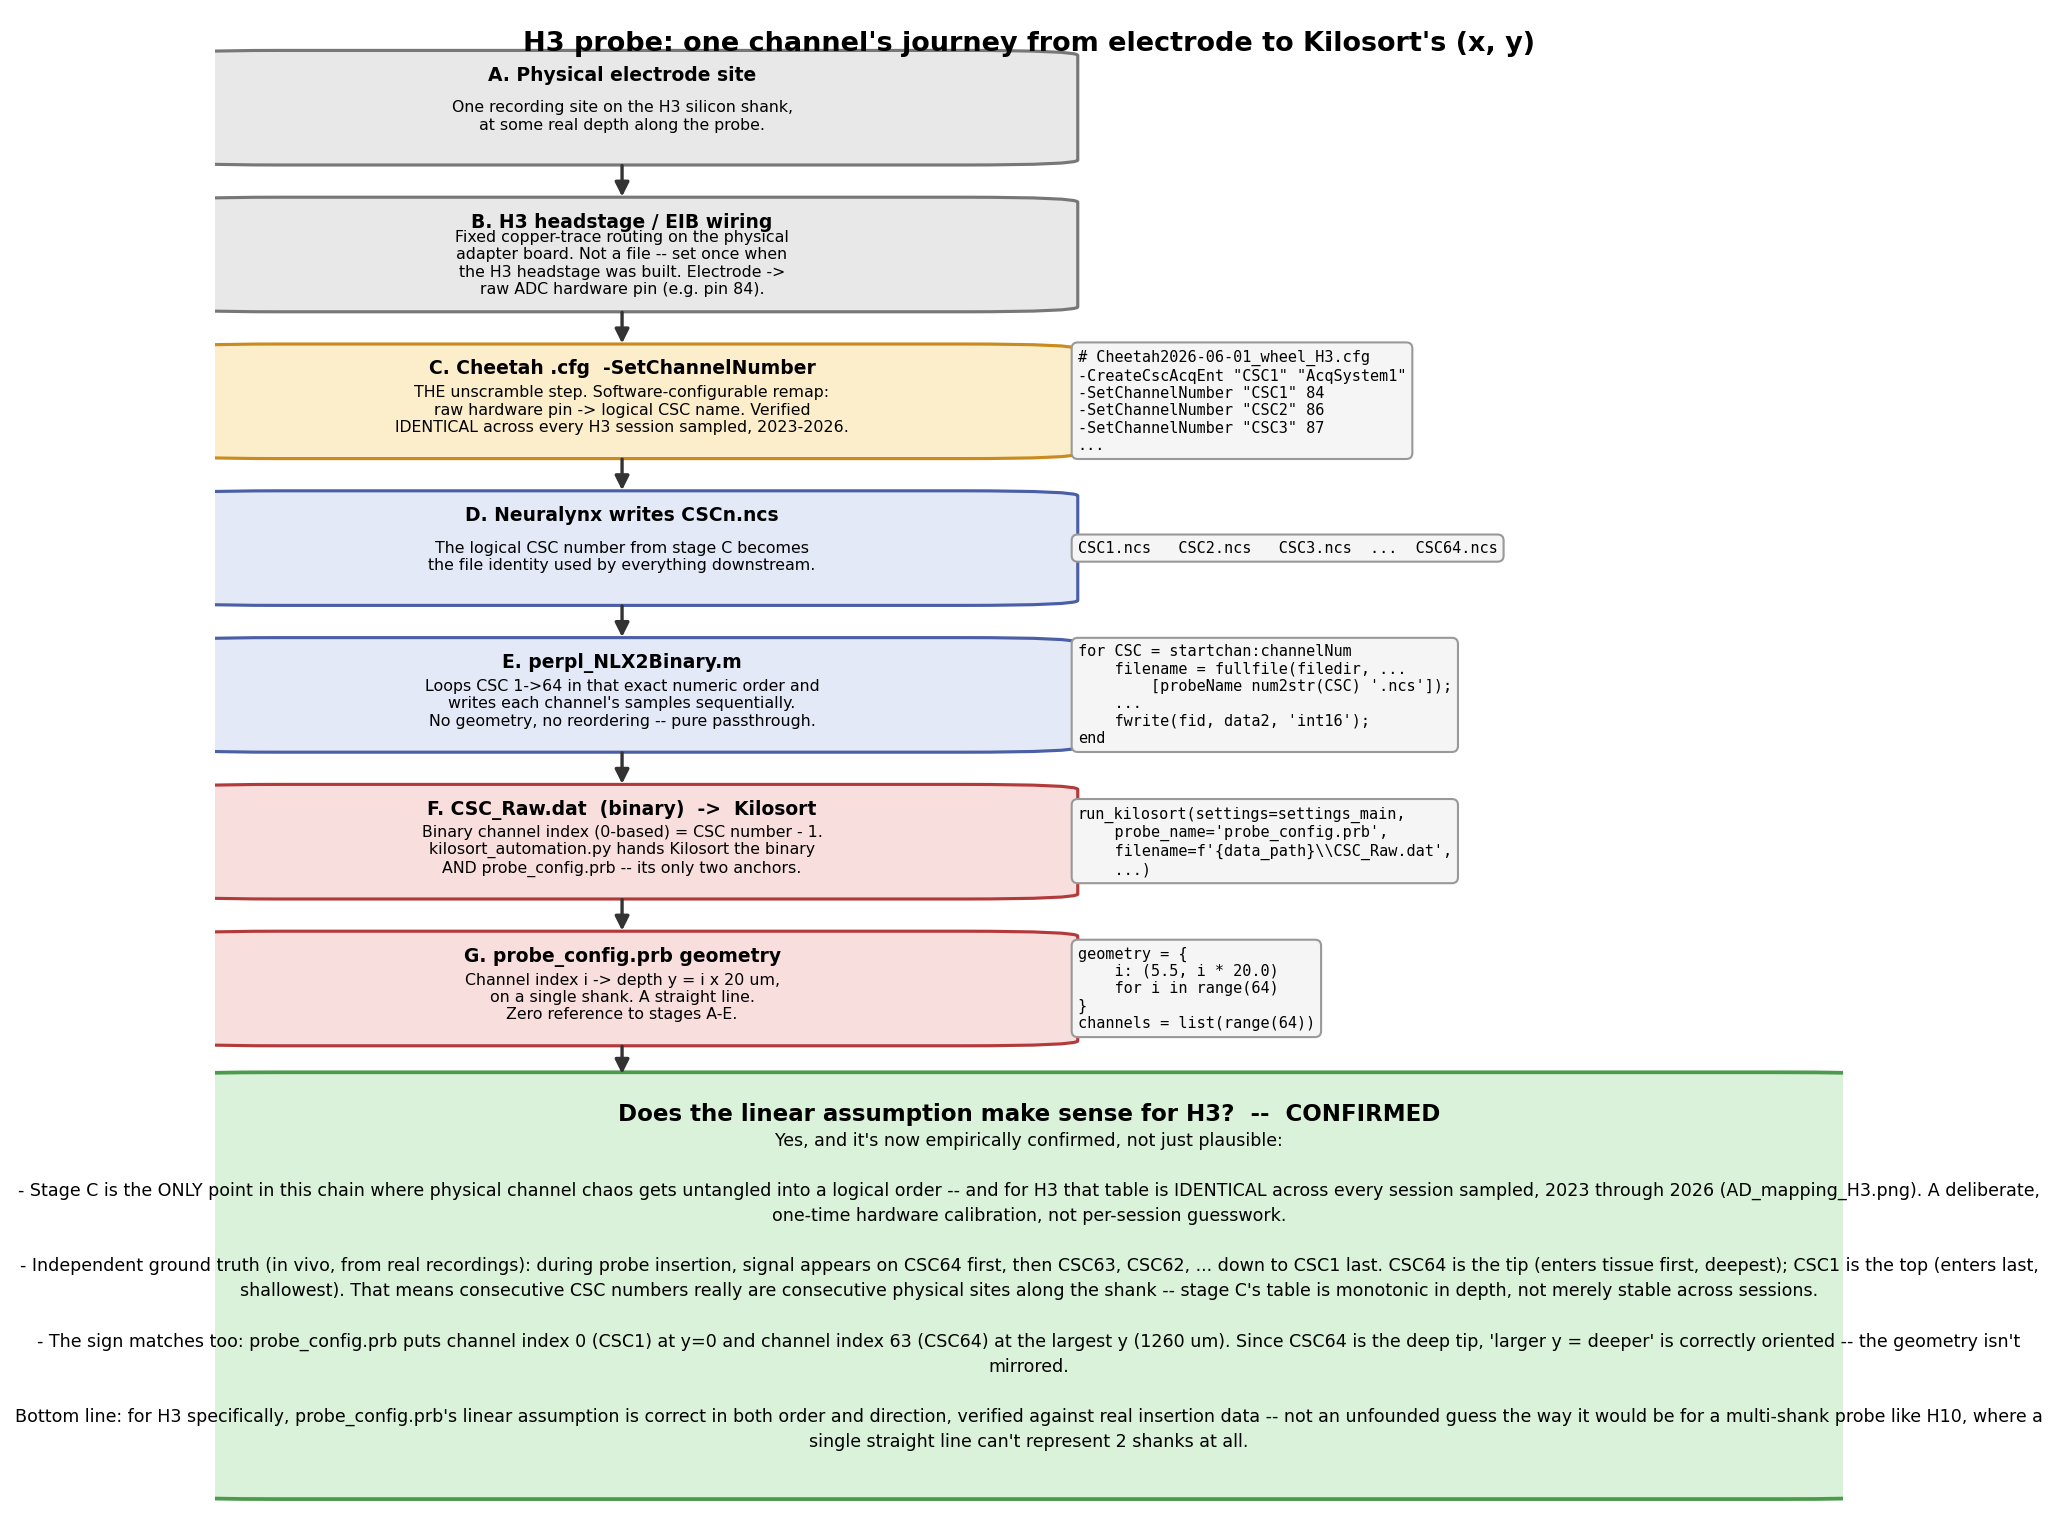

Reproduce this figure in Python.
"""
End-to-end flowchart, specific to the H3 probe: traces one channel from
its physical electrode site all the way to the (x, y) Kilosort actually
uses, with the real code/config syntax from this repo quoted at each
stage, and a verdict on whether probe_config.prb's linear/sequential
depth assumption is a reasonable one for H3.

Usage:
    python H3_channel_journey_flowchart.py [output_path]
"""

import sys
from pathlib import Path

import matplotlib.pyplot as plt
from matplotlib.patches import FancyBboxPatch, FancyArrowPatch

COLOR_NEUTRAL = "#e8e8e8"
COLOR_HW = "#e4e9f7"
COLOR_HW_EDGE = "#4a5fa5"
COLOR_KEY = "#fdeecb"
COLOR_KEY_EDGE = "#c98a1e"
COLOR_KS = "#f9dede"
COLOR_KS_EDGE = "#b33a3a"
COLOR_OK = "#d9f2d9"
COLOR_OK_EDGE = "#4c9a4c"

STAGES = [
    dict(
        title="A. Physical electrode site",
        body="One recording site on the H3 silicon shank,\nat some real depth along the probe.",
        code=None,
        color=COLOR_NEUTRAL, edge="#777777",
    ),
    dict(
        title="B. H3 headstage / EIB wiring",
        body="Fixed copper-trace routing on the physical\nadapter board. Not a file -- set once when\nthe H3 headstage was built. Electrode ->\nraw ADC hardware pin (e.g. pin 84).",
        code=None,
        color=COLOR_NEUTRAL, edge="#777777",
    ),
    dict(
        title="C. Cheetah .cfg  -SetChannelNumber",
        body="THE unscramble step. Software-configurable remap:\nraw hardware pin -> logical CSC name. Verified\nIDENTICAL across every H3 session sampled, 2023-2026.",
        code='# Cheetah2026-06-01_wheel_H3.cfg\n-CreateCscAcqEnt "CSC1" "AcqSystem1"\n-SetChannelNumber "CSC1" 84\n-SetChannelNumber "CSC2" 86\n-SetChannelNumber "CSC3" 87\n...',
        color=COLOR_KEY, edge=COLOR_KEY_EDGE,
    ),
    dict(
        title="D. Neuralynx writes CSCn.ncs",
        body="The logical CSC number from stage C becomes\nthe file identity used by everything downstream.",
        code="CSC1.ncs   CSC2.ncs   CSC3.ncs  ...  CSC64.ncs",
        color=COLOR_HW, edge=COLOR_HW_EDGE,
    ),
    dict(
        title="E. perpl_NLX2Binary.m",
        body="Loops CSC 1->64 in that exact numeric order and\nwrites each channel's samples sequentially.\nNo geometry, no reordering -- pure passthrough.",
        code='for CSC = startchan:channelNum\n    filename = fullfile(filedir, ...\n        [probeName num2str(CSC) \'.ncs\']);\n    ...\n    fwrite(fid, data2, \'int16\');\nend',
        color=COLOR_HW, edge=COLOR_HW_EDGE,
    ),
    dict(
        title="F. CSC_Raw.dat  (binary)  ->  Kilosort",
        body="Binary channel index (0-based) = CSC number - 1.\nkilosort_automation.py hands Kilosort the binary\nAND probe_config.prb -- its only two anchors.",
        code="run_kilosort(settings=settings_main,\n    probe_name='probe_config.prb',\n    filename=f'{data_path}\\\\CSC_Raw.dat',\n    ...)",
        color=COLOR_KS, edge=COLOR_KS_EDGE,
    ),
    dict(
        title="G. probe_config.prb geometry",
        body="Channel index i -> depth y = i x 20 um,\non a single shank. A straight line.\nZero reference to stages A-E.",
        code="geometry = {\n    i: (5.5, i * 20.0)\n    for i in range(64)\n}\nchannels = list(range(64))",
        color=COLOR_KS, edge=COLOR_KS_EDGE,
    ),
]

VERDICT_TITLE = "Does the linear assumption make sense for H3?  --  CONFIRMED"
VERDICT_TEXT = (
    "Yes, and it's now empirically confirmed, not just plausible:\n\n"
    "- Stage C is the ONLY point in this chain where physical channel chaos gets untangled into a "
    "logical order -- and for H3 that table is IDENTICAL across every session sampled, 2023 through "
    "2026 (AD_mapping_H3.png). A deliberate, one-time hardware calibration, not per-session guesswork.\n\n"
    "- Independent ground truth (in vivo, from real recordings): during probe insertion, signal "
    "appears on CSC64 first, then CSC63, CSC62, ... down to CSC1 last. CSC64 is the tip (enters "
    "tissue first, deepest); CSC1 is the top (enters last, shallowest). That means consecutive CSC "
    "numbers really are consecutive physical sites along the shank -- stage C's table is monotonic "
    "in depth, not merely stable across sessions.\n\n"
    "- The sign matches too: probe_config.prb puts channel index 0 (CSC1) at y=0 and channel index 63 "
    "(CSC64) at the largest y (1260 um). Since CSC64 is the deep tip, 'larger y = deeper' is correctly "
    "oriented -- the geometry isn't mirrored.\n\n"
    "Bottom line: for H3 specifically, probe_config.prb's linear assumption is correct in both order "
    "and direction, verified against real insertion data -- not an unfounded guess the way it would be "
    "for a multi-shank probe like H10, where a single straight line can't represent 2 shanks at all."
)


def add_stage_box(ax, y, stage, box_h=1.5):
    box = FancyBboxPatch(
        (0.02, y - box_h / 2), 0.46, box_h,
        boxstyle="round,pad=0.05,rounding_size=0.07",
        facecolor=stage["color"], edgecolor=stage["edge"], linewidth=1.5,
    )
    ax.add_patch(box)
    ax.text(0.25, y + box_h / 2 - 0.16, stage["title"], ha="center", va="top",
            fontsize=9, fontweight="bold", wrap=True)
    ax.text(0.25, y - 0.12, stage["body"], ha="center", va="center", fontsize=7.6)

    if stage["code"]:
        ax.text(
            0.53, y, stage["code"], ha="left", va="center",
            fontsize=7.3, fontfamily="monospace",
            bbox=dict(boxstyle="round,pad=0.4", facecolor="#f5f5f5", edgecolor="#999999"),
        )


def build_figure(output_path: Path) -> None:
    n = len(STAGES)
    box_h = 1.5
    gap = 0.55
    row_h = box_h + gap
    total_h = n * row_h + 6.7

    fig, ax = plt.subplots(figsize=(14, total_h * 0.62))
    ax.set_xlim(0, 1)
    ax.set_ylim(0, total_h)
    ax.axis("off")

    ax.text(0.5, total_h - 0.5, "H3 probe: one channel's journey from electrode to Kilosort's (x, y)",
            ha="center", fontsize=13, fontweight="bold", transform=ax.transAxes if False else ax.transData)

    top_y = total_h - 1.3
    ys = [top_y - i * row_h for i in range(n)]
    for y, stage in zip(ys, STAGES):
        add_stage_box(ax, y, stage, box_h=box_h)
    for y1, y2 in zip(ys[:-1], ys[1:]):
        ax.add_patch(FancyArrowPatch(
            (0.25, y1 - box_h / 2), (0.25, y2 + box_h / 2),
            arrowstyle="-|>", mutation_scale=14, color="#333333", linewidth=1.6,
        ))

    verdict_y_top = ys[-1] - box_h / 2 - 0.5
    verdict_h = 5.8
    verdict_box = FancyBboxPatch(
        (0.02, verdict_y_top - verdict_h), 0.96, verdict_h,
        boxstyle="round,pad=0.08,rounding_size=0.1",
        facecolor=COLOR_OK, edgecolor=COLOR_OK_EDGE, linewidth=1.8,
    )
    ax.add_patch(verdict_box)
    ax.add_patch(FancyArrowPatch(
        (0.25, ys[-1] - box_h / 2), (0.25, verdict_y_top),
        arrowstyle="-|>", mutation_scale=14, color="#333333", linewidth=1.6,
    ))
    ax.text(0.5, verdict_y_top - 0.35, VERDICT_TITLE, ha="center", va="top",
            fontsize=11, fontweight="bold")
    ax.text(0.5, verdict_y_top - 0.75, VERDICT_TEXT, ha="center", va="top",
            fontsize=8.4, wrap=True, linespacing=1.5)

    fig.savefig(output_path, dpi=150, bbox_inches="tight")
    print(f"Wrote figure to {output_path}")
    plt.close(fig)


if __name__ == "__main__":
    out_path = Path(sys.argv[1]) if len(sys.argv) > 1 else Path(__file__).parent / "H3_channel_journey_flowchart.png"
    build_figure(out_path)
